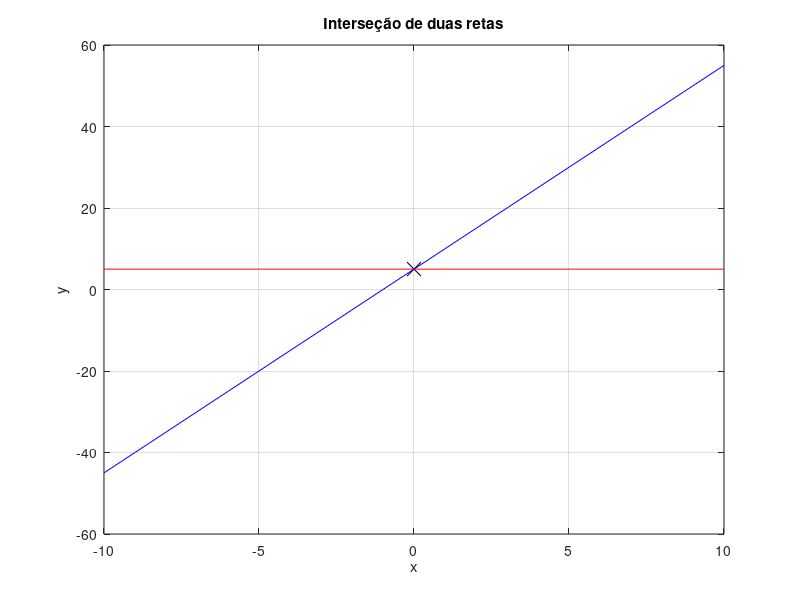

This figure's MATLAB source:
clear;clc;
fprintf("\n");
% Aluno: Cauã Magalhães Pereira
% Turma: 205
% Lista Avaliada 1 Questão 2

K = input("Insira um valor para K");
a = input("Insira um valor para a");
b = input("Insira um valor para b");
x= -10:10;

r1 = K*(1+zeros(size(x)));

r2=a*x+b;

aux = (K-b)/a;

figure("Name", "Questão 2", "NumberTitle","off")

plot(aux, K, "kx", 'MarkerSize',10)
hold on
plot(x,r1,'r');
grid
hold on
plot(x, r2,'b')

title("Interseção de duas retas")
xlabel('x')
ylabel('y')
